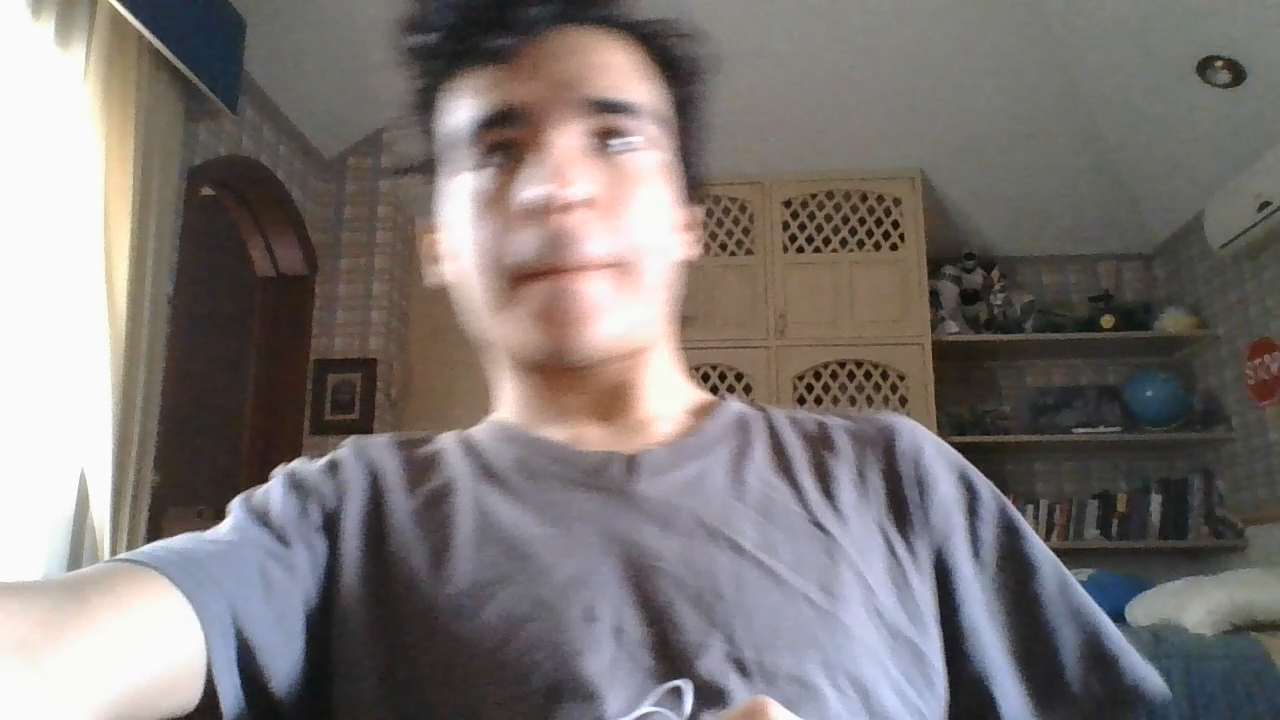
#> input picture frame 5 of Img & VId/VideoBernardo.mp4, 1280 x 720 px
$ python capturandoRostros.py
#> lines starting #> are read from the running program, lines starting #| are printed output that depends on the picture
from cv2 import cv2
import os
import imutils

personName = 'Bernardo'
dataPath = "C:/Users/Bernardo/Github/VS/Data"
personPath = dataPath + '/' + personName
#print(personPath)
if not os.path.exists(personPath):
    print('Carpeta creada: ', personPath)
    os.makedirs(personPath)

cap = cv2.VideoCapture('VideoBernardo.mp4')

faceClassif = cv2.CascadeClassifier(cv2.data.haarcascades +'haarcascade_frontalface_default.xml')
count =0

while True:
    ret,frame = cap.read()
#> frame is the input picture: shape (720, 1280, 3); mean B, G, R 116.7, 118.1, 124.4
    if ret == False:
        break

    frame = imutils.resize(frame,width=640)
#> frame: shape (360, 640, 3)
    gray = cv2.cvtColor(frame, cv2.COLOR_BGR2GRAY)
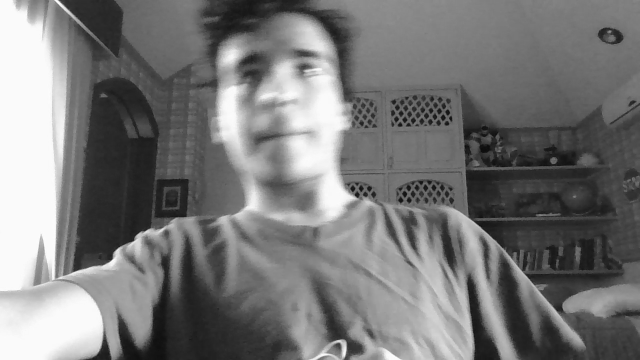
#> gray: shape (360, 640); min 12, max 252, mean 119.9
    auxFrame = gray.copy()

    faces = faceClassif.detectMultiScale(gray,1.3,5)
#> faces = ()

    for (x,y,w,h) in faces:
        cv2.rectangle(frame, (x,y),(x+w,+h),(0,255,0),2)
        rostro = auxFrame[y:y+h,x:x+w]
        rostro = cv2.resize(rostro,(150,150),interpolation= cv2.INTER_CUBIC)
        cv2.imwrite(personPath + '/rostro_{}.jpg'.format(count),rostro)
        count = count + 1
#> this loop made 0 passes
#> after the loop, count = 0

    cv2.imshow('frame',frame)

    k = cv2.waitKey(1)
#> (key Esc is pressed here)
    if k == 27 or count >= 300:
        break

cap.release()
cv2.destroyAllWindows()

'''
	faces = faceClassif.detectMultiScale(gray,1.3,5)

	for (x,y,w,h) in faces:
		rostro = auxFrame[y:y+h,x:x+w]
		rostro = cv2.resize(rostro,(150,150),interpolation= cv2.INTER_CUBIC)
		result = face_recognizer.predict(rostro)

		cv2.putText(frame,'{}'.format(result),(x,y-5),1,1.3,(255,255,0),1,cv2.LINE_AA)

		# EigenFaces
		if result[1] < 5700:
			cv2.putText(frame,'{}'.format(imagePaths[result[0]]),(x,y-25),2,1.1,(0,255,0),1,cv2.LINE_AA)
			cv2.rectangle(frame, (x,y),(x+w,y+h),(0,255,0),2)
		else:
			cv2.putText(frame,'Desconocido',(x,y-20),2,0.8,(0,0,255),1,cv2.LINE_AA)
			cv2.rectangle(frame, (x,y),(x+w,y+h),(0,0,255),2)

		# FisherFace
		if result[1] < 500:
			cv2.putText(frame,'{}'.format(imagePaths[result[0]]),(x,y-25),2,1.1,(0,255,0),1,cv2.LINE_AA)
			cv2.rectangle(frame, (x,y),(x+w,y+h),(0,255,0),2)
		else:
			cv2.putText(frame,'Desconocido',(x,y-20),2,0.8,(0,0,255),1,cv2.LINE_AA)
			cv2.rectangle(frame, (x,y),(x+w,y+h),(0,0,255),2)

    # LBPHFace
		if result[1] < 70:
			cv2.putText(frame,'{}'.format(imagePaths[result[0]]),(x,y-25),2,1.1,(0,255,0),1,cv2.LINE_AA)
			cv2.rectangle(frame, (x,y),(x+w,y+h),(0,255,0),2)
		else:
			cv2.putText(frame,'Desconocido',(x,y-20),2,0.8,(0,0,255),1,cv2.LINE_AA)
			cv2.rectangle(frame, (x,y),(x+w,y+h),(0,0,255),2)

	cv2.imshow('frame',frame)
	k = cv2.waitKey(1)
	if k == 27:
		break

cap.release()
cv2.destroyAllWindows()
'''

$ run again, starting later in the video
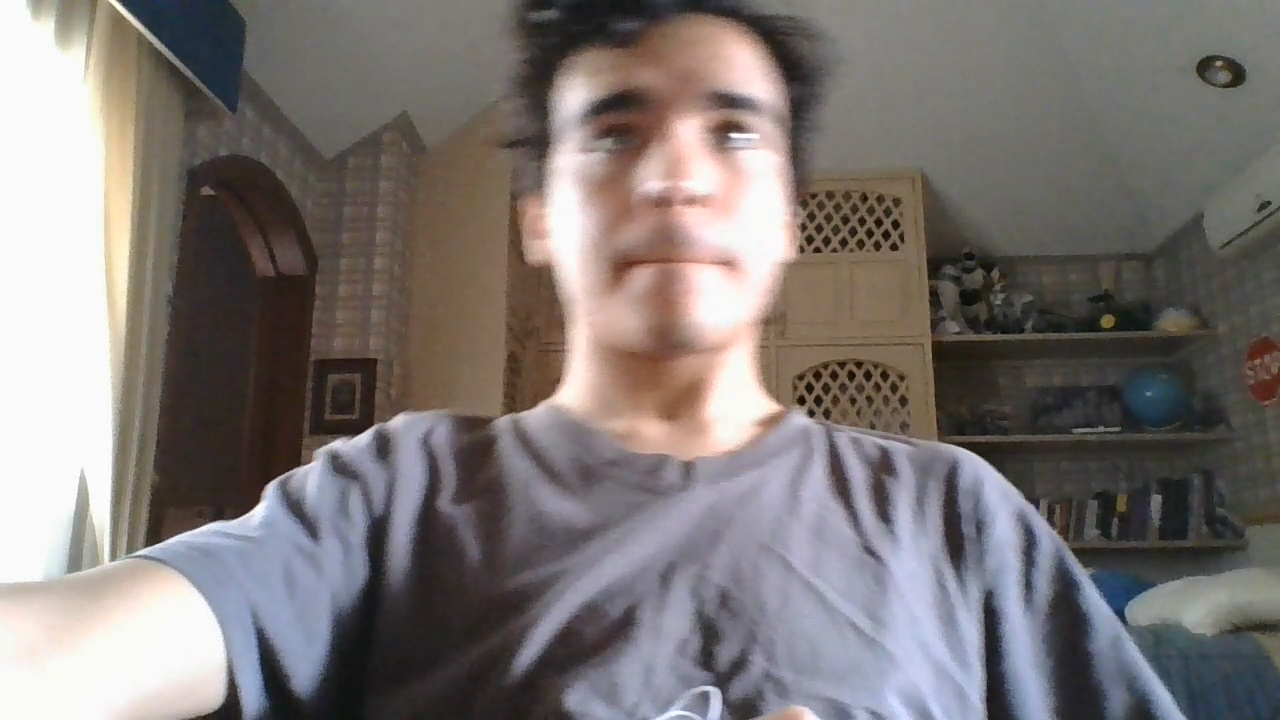
#> input picture frame 24 of Img & VId/VideoBernardo.mp4, 1280 x 720 px
#> frame is the input picture: shape (720, 1280, 3); mean B, G, R 116.8, 118.4, 125
#> frame: shape (360, 640, 3)
#> `gray = cv2.cvtColor(frame, cv2.COLOR_BGR2GRAY)`:
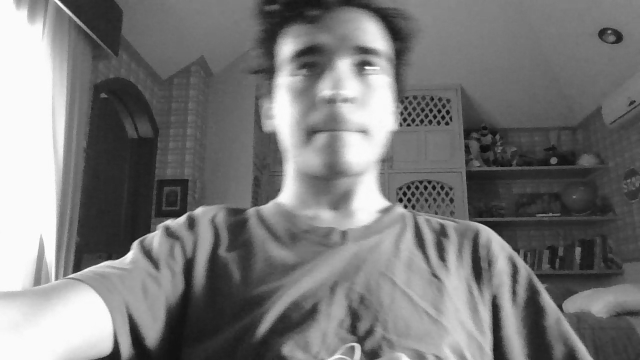
#> gray: shape (360, 640); min 11, max 253, mean 120.2
#> faces = ()
#> after the loop `for (x,y,w,h) in faces:`: count = 0

$ run again, starting later in the video
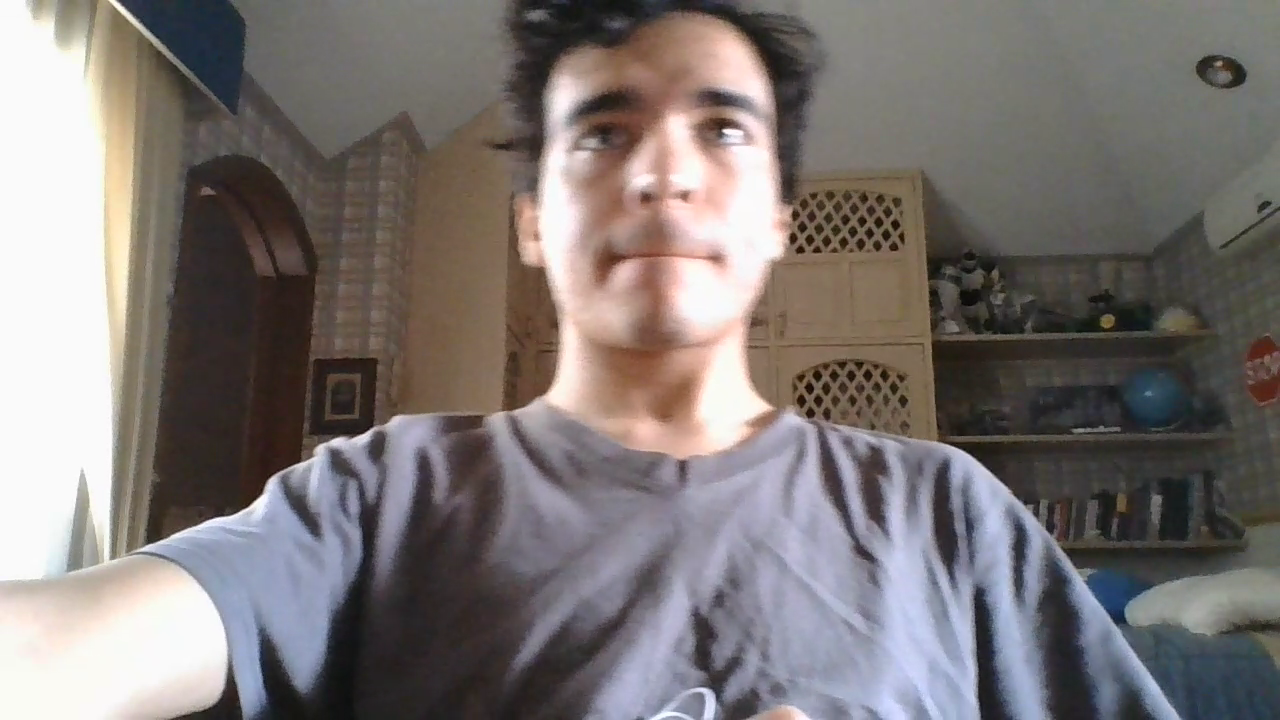
#> input picture frame 44 of Img & VId/VideoBernardo.mp4, 1280 x 720 px
#> frame is the input picture: shape (720, 1280, 3); mean B, G, R 116.6, 118.2, 124.7
#> frame: shape (360, 640, 3)
#> `gray = cv2.cvtColor(frame, cv2.COLOR_BGR2GRAY)`:
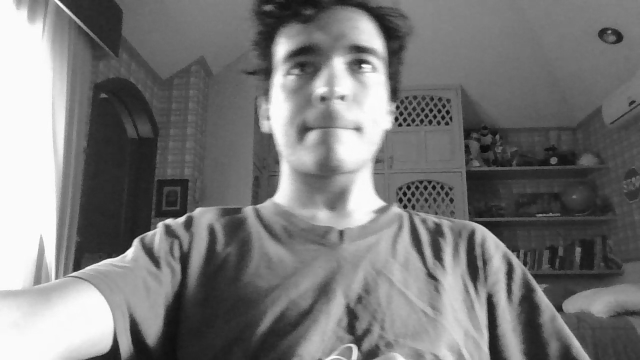
#> gray: shape (360, 640); min 8, max 253, mean 120
#> faces = ()
#> after the loop `for (x,y,w,h) in faces:`: count = 0
